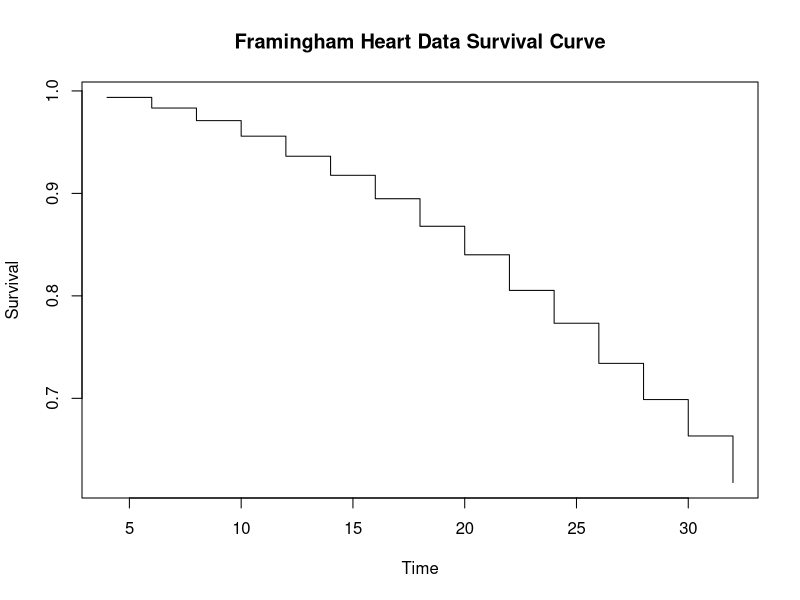

The R script that drew this image: (Note: this script raises an error after producing the figure.)
## ---- chunk 1
#### read in data ####
heart <- read.csv('Framingham Heart Data.csv')
#### format columns (type I censoring) ####
heart$d <- heart$AgeAtDeath - heart$AgeAtStart
heart$c <- ifelse(heart$Status == 'Alive', 0, 1)
tc <- max(heart$d, na.rm = T)
heart$x <- ifelse(is.na(heart$d), tc, heart$d)
#### plots ####
library(survival)
km <- survfit(Surv(heart$x, heart$c) ~ 1, type = 'kaplan-meier')
## survival plot
plot(km$time,km$surv, type="s",xlab="Time",ylab="Survival",
     main = 'Framingham Heart Data Survival Curve')
skm <- summary(km)
df <- data.frame(skm$time, skm$n.risk, skm$n.event, round(skm$surv, 2), round(skm$lower, 2), round(skm$upper, 2))
colnames(df) <- c('Time', '# at risk', '# of events', 'Survival Rate', '95% CI Lower', '95% CI Upper')

library(knitr)
### survival summary table
kable(df)


### create table of summary of explanatory variables
dead <- heart[heart$Status == 'Dead',]
alive <- heart[heart$Status == 'Alive',]

create_row <- function(df){
sum_vec <- c(round(mean(df$Sex == 'Female'),2), 
             paste(round(mean(df$AgeAtStart, na.rm = T),2), ' (', round(sd(df$AgeAtStart, na.rm = T),2), ')', sep = ''),
             paste(round(mean(df$Height, na.rm = T),2), ' (', round(sd(df$Height, na.rm = T),2), ')', sep = ''),
             paste(round(mean(df$Weight, na.rm = T),2), ' (', round(sd(df$Weight, na.rm = T),2), ')', sep = ''),
             paste(round(mean(df$Diastolic, na.rm = T),2), ' (', round(sd(df$Diastolic, na.rm = T),2), ')', sep = ''),
             paste(round(mean(df$Systolic, na.rm = T),2), ' (', round(sd(df$Systolic, na.rm = T),2), ')', sep = ''),
             paste(round(mean(df$Cholesterol, na.rm = T),2), ' (', round(sd(df$Cholesterol, na.rm = T),2), ')', sep = ''),
             1-round(mean(df$Smoking_Status == 'Non-smoker'),2))
return(sum_vec)
}
summary(heart)

Total <- create_row(heart)
Alive <- create_row(alive)
Dead  <- create_row(dead)


df_tab <- data.frame(Total, Alive, Dead)
row.names(df_tab) <- c('% Female', 'Mean Age at Start (SD)',
                       'Mean Height (SD)', 'Mean Weight (SD)',
                       'Mean Diastolic (SD)', 'Mean Systolic (SD)',
                       'Mean Cholesterol (SD)', '% Smoker')

kable(df_tab)

## ---- chunk 2
head(heart)


mod1 <- glm(factor(Status) ~ factor(Sex) + AgeAtStart + Height + Weight + Diastolic + Systolic + Cholesterol + factor(BP_Status) + factor(Smoking_Status), 
            data = heart)

summary(mod1)
